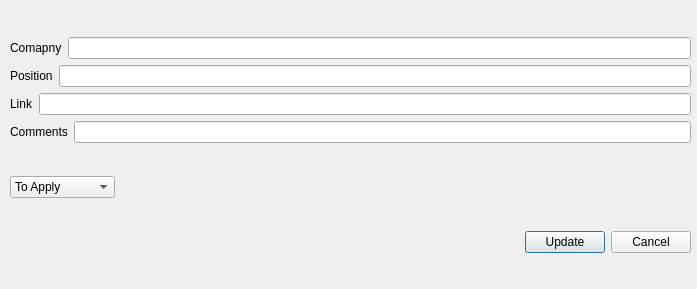
<?xml version="1.0" encoding="UTF-8"?>
<ui version="4.0">
 <class>Edit</class>
 <widget class="QDialog" name="Edit">
  <property name="geometry">
   <rect>
    <x>0</x>
    <y>0</y>
    <width>697</width>
    <height>289</height>
   </rect>
  </property>
  <property name="windowTitle">
   <string>Dialog</string>
  </property>
  <widget class="QWidget" name="">
   <property name="geometry">
    <rect>
     <x>10</x>
     <y>10</y>
     <width>681</width>
     <height>271</height>
    </rect>
   </property>
   <layout class="QVBoxLayout" name="verticalLayout_2">
    <item>
     <layout class="QVBoxLayout" name="verticalLayout">
      <item>
       <layout class="QHBoxLayout" name="horizontalLayout">
        <item>
         <widget class="QLabel" name="label">
          <property name="text">
           <string>Comapny</string>
          </property>
         </widget>
        </item>
        <item>
         <widget class="QLineEdit" name="lineEdit_company"/>
        </item>
       </layout>
      </item>
      <item>
       <layout class="QHBoxLayout" name="horizontalLayout_2">
        <item>
         <widget class="QLabel" name="label_2">
          <property name="text">
           <string>Position</string>
          </property>
         </widget>
        </item>
        <item>
         <widget class="QLineEdit" name="lineEdit_Position"/>
        </item>
       </layout>
      </item>
      <item>
       <layout class="QHBoxLayout" name="horizontalLayout_3">
        <item>
         <widget class="QLabel" name="label_3">
          <property name="text">
           <string>Link</string>
          </property>
         </widget>
        </item>
        <item>
         <widget class="QLineEdit" name="lineEdit_link"/>
        </item>
       </layout>
      </item>
      <item>
       <layout class="QHBoxLayout" name="horizontalLayout_4">
        <item>
         <widget class="QLabel" name="label_4">
          <property name="text">
           <string>Comments</string>
          </property>
         </widget>
        </item>
        <item>
         <widget class="QLineEdit" name="lineEdit_Comments"/>
        </item>
       </layout>
      </item>
     </layout>
    </item>
    <item>
     <layout class="QHBoxLayout" name="horizontalLayout_7">
      <item>
       <widget class="QComboBox" name="comboBox_initial">
        <item>
         <property name="text">
          <string>To Apply</string>
         </property>
        </item>
        <item>
         <property name="text">
          <string>Applied</string>
         </property>
        </item>
        <item>
         <property name="text">
          <string>Rejected</string>
         </property>
        </item>
        <item>
         <property name="text">
          <string>Follow Up</string>
         </property>
        </item>
        <item>
         <property name="text">
          <string>In progress</string>
         </property>
        </item>
        <item>
         <property name="text">
          <string>Offer</string>
         </property>
        </item>
        <item>
         <property name="text">
          <string>Rejected</string>
         </property>
        </item>
        <item>
         <property name="text">
          <string>No Response</string>
         </property>
        </item>
       </widget>
      </item>
      <item>
       <spacer name="horizontalSpacer_2">
        <property name="orientation">
         <enum>Qt::Horizontal</enum>
        </property>
        <property name="sizeHint" stdset="0">
         <size>
          <width>40</width>
          <height>20</height>
         </size>
        </property>
       </spacer>
      </item>
     </layout>
    </item>
    <item>
     <layout class="QHBoxLayout" name="horizontalLayout_6">
      <item>
       <spacer name="horizontalSpacer">
        <property name="orientation">
         <enum>Qt::Horizontal</enum>
        </property>
        <property name="sizeHint" stdset="0">
         <size>
          <width>40</width>
          <height>20</height>
         </size>
        </property>
       </spacer>
      </item>
      <item>
       <layout class="QHBoxLayout" name="horizontalLayout_5">
        <item>
         <widget class="QPushButton" name="pushButton_upgrade">
          <property name="text">
           <string>Update</string>
          </property>
         </widget>
        </item>
        <item>
         <widget class="QPushButton" name="pushButton_cancel2">
          <property name="text">
           <string>Cancel</string>
          </property>
         </widget>
        </item>
       </layout>
      </item>
     </layout>
    </item>
   </layout>
  </widget>
 </widget>
 <resources/>
 <connections/>
</ui>
